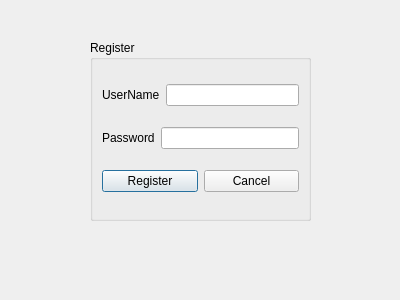
<?xml version="1.0" encoding="UTF-8"?>
<ui version="4.0">
 <class>RegisterDialog</class>
 <widget class="QDialog" name="RegisterDialog">
  <property name="geometry">
   <rect>
    <x>0</x>
    <y>0</y>
    <width>400</width>
    <height>300</height>
   </rect>
  </property>
  <property name="windowTitle">
   <string>Dialog</string>
  </property>
  <widget class="QGroupBox" name="groupBox">
   <property name="geometry">
    <rect>
     <x>90</x>
     <y>40</y>
     <width>221</width>
     <height>181</height>
    </rect>
   </property>
   <property name="title">
    <string>Register</string>
   </property>
   <layout class="QVBoxLayout" name="verticalLayout">
    <item>
     <layout class="QHBoxLayout" name="horizontalLayout">
      <item>
       <widget class="QLabel" name="Usuario">
        <property name="text">
         <string>UserName</string>
        </property>
       </widget>
      </item>
      <item>
       <widget class="QLineEdit" name="lineEdit_Username"/>
      </item>
     </layout>
    </item>
    <item>
     <layout class="QHBoxLayout" name="horizontalLayout_2">
      <item>
       <widget class="QLabel" name="Password">
        <property name="text">
         <string>Password</string>
        </property>
       </widget>
      </item>
      <item>
       <widget class="QLineEdit" name="lineEdit_Password"/>
      </item>
     </layout>
    </item>
    <item>
     <layout class="QHBoxLayout" name="horizontalLayout_3">
      <item>
       <widget class="QPushButton" name="pushButton_Register">
        <property name="text">
         <string>Register</string>
        </property>
       </widget>
      </item>
      <item>
       <widget class="QPushButton" name="pushButton_RCancel">
        <property name="text">
         <string>Cancel</string>
        </property>
       </widget>
      </item>
     </layout>
    </item>
   </layout>
  </widget>
 </widget>
 <resources/>
 <connections/>
</ui>
